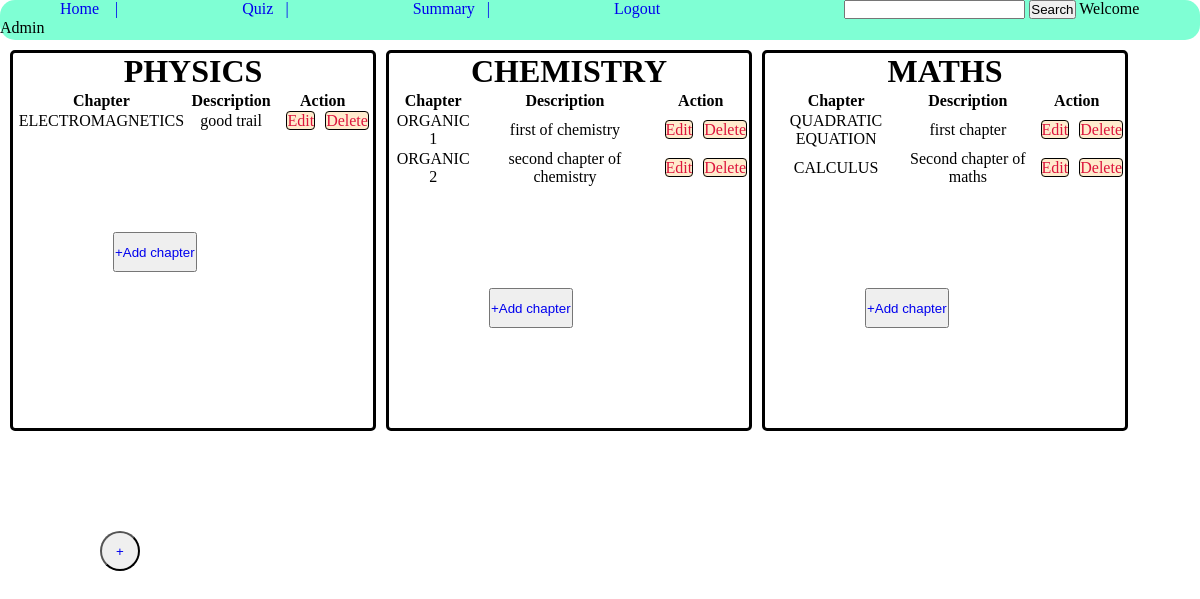
/admin, run on an earlier commit of the app's database.
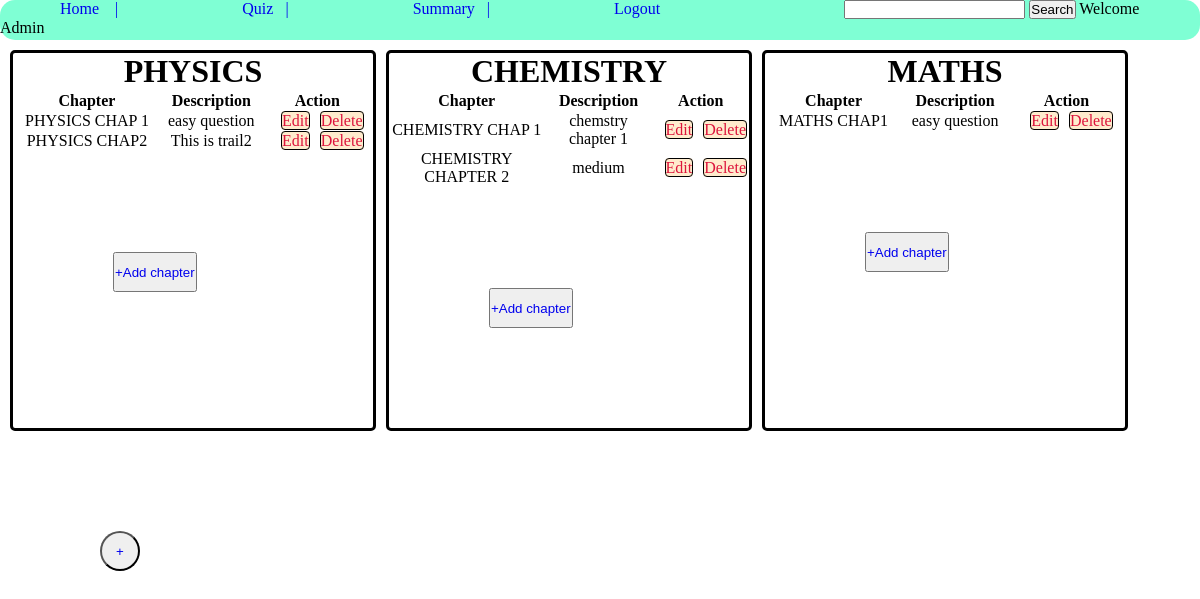
And on a later commit of the database.
### tables this page shows
CREATE TABLE subject(
    id INTEGER PRIMARY KEY AUTOINCREMENT,
    name TEXT,
    description TEXT
);

CREATE TABLE chapter(
    id INTEGER PRIMARY KEY AUTOINCREMENT,
    name TEXT,
    description TEXT,
    sub_name TEXT,
    FOREIGN KEY (sub_name) REFERENCES subject(name));

### app.py (the view)
@app.route('/admin')
def admin():
    sub = res_get_subject()
    chapter = re_get_chapter()
    if sub:
        return render_template('Admin.html',subject = sub,chap=chapter,get = True)
    return render_template('Admin.html')

### database.py (called while the page is built)
def res_get_subject():
    con =sqlite3.connect('database.sqlite3')
    cur = con.cursor()
    query = f"SELECT name FROM subject"
    cur.execute(query)
    res = cur.fetchall()
    con.commit()
    con.close()
    return res

def re_get_chapter():
    con = sqlite3.connect('database.sqlite3')
    cur = con.cursor()
    query = f"SELECT * FROM chapter"
    cur.execute(query)
    res = cur.fetchall()
    con.commit()
    con.close()
    return res

### templates/Admin.html (shortened to what this page needs)
<!DOCTYPE html>
<html lang="en">
<head>
</head>
<body>
    <nav>
        <ul>
            <li><a href="/admin"> Home &nbsp &nbsp|</a></li>
            <li><a href="/quizmg"> Quiz &nbsp&nbsp|</a></li>
            <li><a href="/summary"> Summary&nbsp&nbsp |</a></li>
            <li><a href="/"> Logout </a></li>
            <li id="search"><form action="/search" id="insearch" method="post"><input type="search" name="s">
                <button type="submit">Search</button> Welcome Admin</form></li>
        </ul>
    </nav>
    {%if not search%}
    <main>
    {%if get%}
    {%for i in subject%}
        {%for a in i%}
            <div class="subs_chap">
                <h1>{{a}}</h1>
                <table style="width: 100%;">
                    <tr>
                        <th>Chapter</th>
                        <th>Description</th>
                        <th>Action</th>
                    </tr>
                    {%for b in chap%}
                    {%if a==b[3]%}
                    <tr>
                        <td>{{b[1]}}</td>
                        <td>{{b[2]}}</td>
                        <td><a href="/edit/{{b[1]}}" class="innerbox">Edit</a><a href="/delete/{{b[1]}}" class="innerbox">Delete</a></td>
                    </tr>
                    {%endif%}
                    {%endfor%}
                </table>
                <button class="add2"><a href="/add_chapter/{{a}}">+Add chapter</a></button>
            </div>
        {%endfor%}
    {%endfor%}
    {%endif%}
    </main>
    <button id="add"><a href="/add">+</a></button>
    {%endif%}
</body>
</html>

### templates/Admin.html (style rules this page uses)
* { margin: 0%; padding: 0%; }
nav { width: 100%; height: 40px; border-radius: 15px; background-color: aquamarine; }
li { margin: 60px; display: inline; }
a { text-decoration: aquamarine; }
#search { margin-left: 120px; }
#add { border-radius: 20px; margin: 100px; height: 40px; width: 40px; }
h1 { text-align: center; }
.subs_chap { width: 30%; border: solid; border-radius: 5px; margin-top: 10px; margin-left: 10px; overflow-x: auto; }
.add2 { margin: 100px; height: 40px; width: auto; }
main { display: flex; flex-wrap: wrap; max-width: 100%; overflow-x: auto; }
tr { text-align: center; }
.innerbox { margin-left: 10px; border: 1px solid black; background-color: blanchedalmond; color: crimson; text-decoration-color: aliceblue; border-radius: 4px; }
#insearch { display: inline; }

What changed in the data, as far as the page shows it:
removed chapter: name "CALCULUS", description "Second chapter of maths", shown under subject "MATHS"
added chapter: name "PHYSICS CHAP 1", description "easy question", shown under subject "PHYSICS"
changed chapter: name "ELECTROMAGNETICS" → "PHYSICS CHAP2"; description "good trail" → "This is trail2"
changed chapter: name "ORGANIC 1" → "CHEMISTRY CHAP 1"; description "first of chemistry" → "chemstry chapter 1"
changed chapter: name "ORGANIC 2" → "CHEMISTRY CHAPTER 2"; description "second chapter of chemistry" → "medium"
changed chapter: name "QUADRATIC EQUATION" → "MATHS CHAP1"; description "first chapter" → "easy question"
